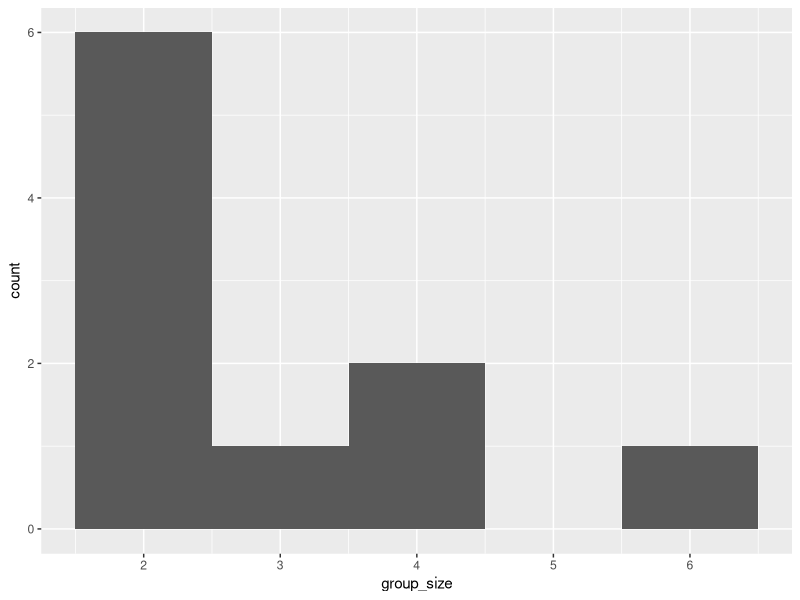
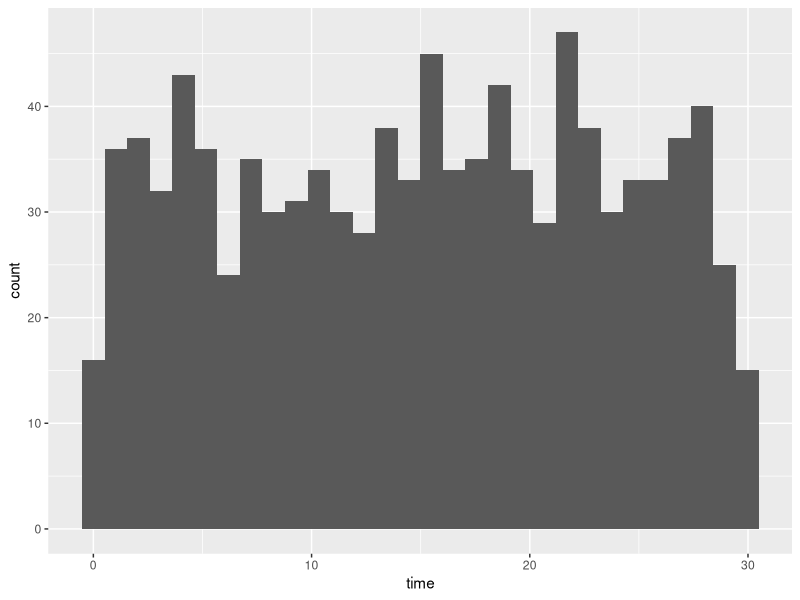

Here is the R script that generated these plots, in order:
## ---- chunk 1
knitr::opts_chunk$set(echo = TRUE)
## ---- chunk 2

library(dplyr)
# amir_deals <- read.csv(file.choose(), header = T)
amir_deals <- read.csv("amir_deals.csv")
head(amir_deals, 10)
# Count the deals for each product
amir_deals %>%
  count(product)
# Calculate probability of picking a deal with each product
amir_deals %>%
  count(product) %>%
  mutate(prob = n/sum(n))

## ---- chunk 3
# Set random seed to 31
set.seed(31)

# Sample 5 deals without replacement
amir_deals %>%
  sample_n(5)

# Set random seed to 31
set.seed(31)

# Sample 5 deals with replacement
amir_deals %>%
  sample_n(5, replace = TRUE)
  #sample_n(5)
## ---- chunk 4

library(ggplot2)

restaurant_groups <- read.csv("restaurant_groups.csv")
# Create a histogram of restaurant_groups
ggplot(restaurant_groups, aes(group_size)) +
  geom_histogram(bins = 5)

# Create probability distribution
size_distribution <- restaurant_groups %>%
  # Count number of each group size
  count(group_size) %>%
  # Calculate probability
  mutate(probability = n / sum(n))

size_distribution

# Create probability distribution
size_distribution <- restaurant_groups %>%
  count(group_size) %>%
  mutate(probability = n / sum(n))

# Calculate expected group size
expected_val <- sum(size_distribution$group_size *
                    size_distribution$probability)
expected_val

# Create probability distribution
size_distribution <- restaurant_groups %>%
  count(group_size) %>%
  mutate(probability = n / sum(n))

# Calculate probability of picking group of 4 or more
size_distribution %>%
  # Filter for groups of 4 or larger
  filter(group_size >= 4) %>% 
  # Calculate prob_4_or_more by taking sum of probabilities
  summarise(prob_4_or_above = sum(probability))

## ---- chunk 5
restaurant_groups%>%
  count(group_size)%>% 
  mutate(prob = n/sum(n)) %>% 
  select(-n)
## ---- chunk 6
size_distribution <- restaurant_groups %>%
  count(group_size) %>%
  mutate(probability = n / sum(n)) %>% 
  select(-n)
size_distribution
## ---- chunk 7
# Calculate probability of picking group of 4 or more
x=size_distribution %>%
  # Filter for groups of 4 or larger
  filter(group_size >= 4)
  # Calculate prob_4_or_more by taking sum of probabilities
  sum(x$probability)

## ---- chunk 8
# Min and max wait times for back-up that happens every 30 min
min <- 0
max <- 30
## ---- chunk 9

# Min and max wait times for back-up that happens every 30 min
min <- 0
max <- 30

# Calculate probability of waiting less than 5 mins
prob_less_than_5 <- punif(5, min, max)
prob_less_than_5
?punif()

## ---- chunk 10

# Min and max wait times for back-up that happens every 30 min
min <- 0
max <- 30

# Calculate probability of waiting more than 5 mins
prob_greater_than_5 <- punif(5, min, max, lower.tail = FALSE)
prob_greater_than_5

## ---- chunk 11

# Min and max wait times for back-up that happens every 30 min
min <- 0
max <- 30

# Calculate probability of waiting 10-20 mins
prob_between_10_and_20 <- punif(20, min, max) - punif(10, min, max)
prob_between_10_and_20


## ---- chunk 12

# Set random seed to 334
set.seed(334)

## ---- chunk 13

# Set random seed to 334
set.seed(334)

# Generate 1000 wait times between 0 and 30 mins, save in time column
wait_times <- read.csv("wait_times.csv")
wait_times %>%
  mutate(time = runif(1000, min = 0, max = 30))
head(wait_times, 10)
## ---- chunk 14

# Set random seed to 334
set.seed(334)

# Generate 1000 wait times between 0 and 30 mins, save in time column
wait_times %>%
  mutate(time = runif(1000, min = 0, max = 30)) %>%
  # Create a histogram of simulated times
  ggplot(aes(time)) +
  geom_histogram(bins = 30)

## ---- chunk 15

# Set random seed to 10
set.seed(10)

# Simulate a single deal
rbinom(1, 1, 0.3)

## ---- chunk 16

# Set random seed to 10
set.seed(10)

# Simulate 1 week of 3 deals
rbinom(1, 3, 0.3)

## ---- chunk 17

# Set random seed to 10
set.seed(10)

# Simulate 52 weeks of 3 deals
deals <- rbinom(52, 3, 0.3)

# Calculate mean deals won per week
mean(deals)
deals

## ---- chunk 18

# Probability of closing 3 out of 3 deals
dbinom(3, 3, 0.3)

## ---- chunk 19

# Probability of closing <= 1 deal out of 3 deals
pbinom(1, 3, 0.3)

## ---- chunk 20

# Probability of closing > 1 deal out of 3 deals
pbinom(1, 3, 0.3, lower.tail = FALSE)

## ---- chunk 21

# Expected number won with 30% win rate
won_30pct <- 3 * 0.3
won_30pct

# Expected number won with 25% win rate
won_25pct <- 3 * 0.25
won_25pct

# Expected number won with 35% win rate
won_35pct <- 3 * 0.35
won_35pct

